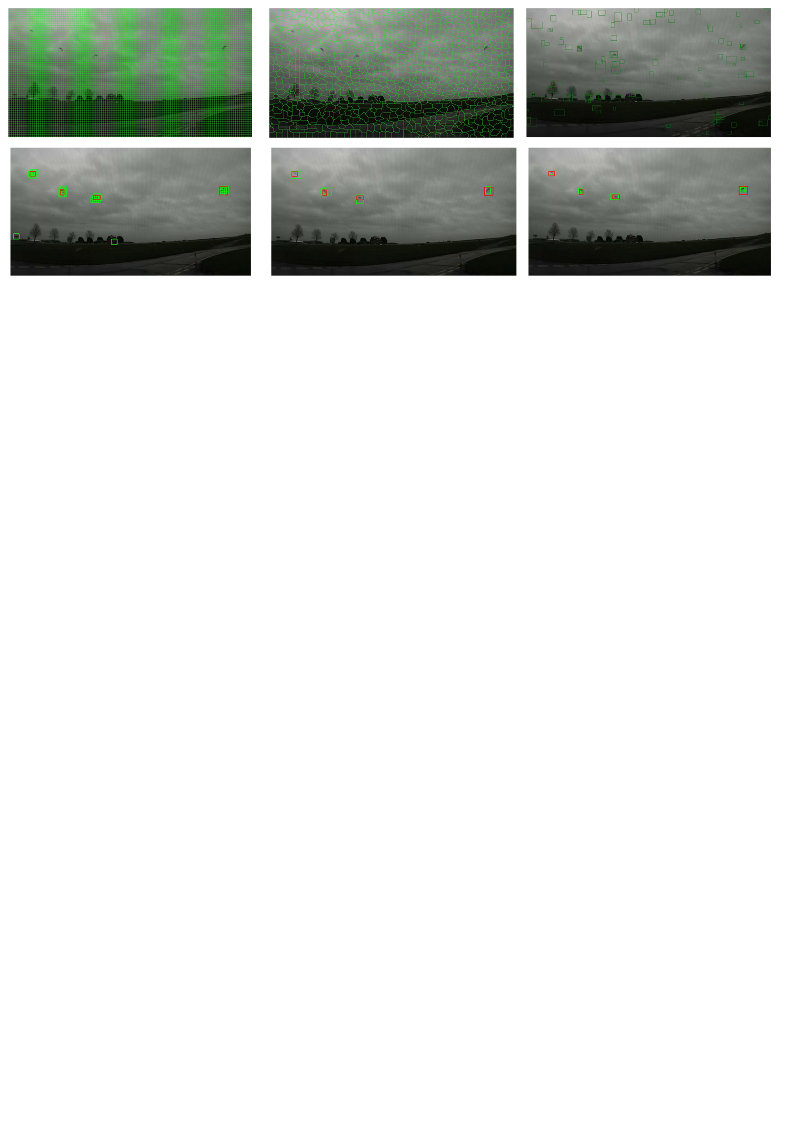
#> input picture images/example-all.png, 794 x 1123 px
$ python -i raindrop_detection_super_pixel.py   (imports and definitions only)
#> lines starting #> are read from the running program, lines starting #| are printed output that depends on the picture
#> further down, picture is the input picture: shape (1123, 794, 3); mean B, G, R 219.3, 222.7, 219.7
################################################################################

# Example : Detect raindrops within an image by using super pixel algorithm
# and classify the ROI by using AlexNet CNN.

# Copyright (c) 2017/18 - Tiancheng Guo / Toby Breckon, Durham University, UK

# License : https://github.com/GTC7788/raindropDetection/blob/master/LICENSE

################################################################################

# The green rectangles represents the detected raindrops.
# the red rectangles represents the ground truth raindrops in that image.

# This script takes 1 argument indicating the image to process.
# e.g.
# > python raindrop_detection_super_pixel.py 3
# will process image 3 in the raindrop_detection_images folder and use
# the associated ground truth xml file  in ground_truth_labels folder
# for image 3 as well.

# This program will output 2 images in the current folder, one is the
# detection result, one is the super pixel segmentation result.
################################################################################

from __future__ import division, print_function, absolute_import
import numpy as np
import tflearn
import cv2
import os
import time
import math
import xml.etree.ElementTree as ET
from math import sqrt
from PIL import Image
from tflearn.layers.core import input_data, dropout, fully_connected
from tflearn.layers.conv import conv_2d, max_pool_2d
from tflearn.layers.normalization import local_response_normalization
from tflearn.layers.estimator import regression
from tflearn.data_utils import build_image_dataset_from_dir
import argparse


################################################################################

# Use a command line parser to read command line argument
# The integer number represents the number of the image to process
parser = argparse.ArgumentParser()
# [3 lines not run here, left out]

# [1 line that did not run here, left out]

# Manually set the number of image to process.
# number = 1


################################################################################

# Image path
# [1 line that did not run here, left out]

# Path to output the result image after raindrop detection
# [1 line that did not run here, left out]

# Path to the xml file that contains the ground truth data
# [1 line that did not run here, left out]

# Path of the trained model for AlexNet
model_path = 'Model/alexRainApr06.tfl'

# Turn on ground truth detections on image
ground_truth = True


################################################################################

"""
Convert the PIL Image object into array.
Args:
	pil_image: PIL image object
Returns:
	result: an array ready for the CNN to predict
"""
# [6 lines left out: function img_to_array, not called in this run]

################################################################################

"""
Set up the structure of AlexNet-30^2 CNN by using TFLearn.
Returns:
	network: a CNN which follows the structure of AlexNet.
"""
def create_basic_alexnet():

	# Building network as per architecture in [Guo/Breckon, 2018]

	network = input_data(shape=[None, 30, 30, 3])
	network = conv_2d(network, 64, 11, strides=4, activation='relu')
	network = max_pool_2d(network, 3, strides=2)
	network = local_response_normalization(network)
	network = conv_2d(network, 128, 5, activation='relu')
	network = max_pool_2d(network, 3, strides=2)
	network = local_response_normalization(network)
	network = conv_2d(network, 256, 3, activation='relu')
	network = conv_2d(network, 256, 3, activation='relu')
	network = conv_2d(network, 128, 3, activation='relu')
	network = max_pool_2d(network, 3, strides=2)
	network = local_response_normalization(network)
	network = fully_connected(network, 4096, activation='tanh')
	network = dropout(network, 0.5)
	network = fully_connected(network, 4096, activation='tanh')
	network = dropout(network, 0.5)
	network = fully_connected(network, 2, activation='softmax')
	network = regression(network, optimizer='momentum',
	                     loss='categorical_crossentropy',
	                     learning_rate=0.001)
	return network


################################################################################

"""
Calculates all the windows that will slide through an image.

Args:
	image: the image to apply sliding window.
	stepSize: step size (in pixel) between each window.
	windowSize: size of each window.
Return:
	All of the sliding windows for an image, each element represents
	the coordinates of top left corner of the window and its size.
"""
# [6 lines left out: function sliding_window, not called in this run]

################################################################################

"""
This method uses the openCV built in function to perform the super pixel algorithm
to an image. When the image is segmented into small pieces, stretch each irregular
shape into 30 x 30 rectangles.

Those rectangles will be region of interests and will be classified by the AlexNet.

Args:
	image: the image to process
Return:
	list of detected raindrop coordinates
"""
def super_pixel(image):

	rectangle_result = []

	seeds = None
	display_mode = 0

	# ******** Super pixel parameters **********
	num_superpixels = 1000
	prior = 5
	num_levels = 1
	num_iterations = 5
	num_histogram_bins = 5
	# ******************************************

	converted_img = cv2.cvtColor(image, cv2.COLOR_BGR2HSV)
#> converted_img: shape (1123, 794, 3); mean H, S, V 11.2, 10.8, 222.8
	height,width,channels = converted_img.shape
#> height = 1123; width = 794; channels = 3

	# Use the built in function to perform super pixel algorithm on the image
	seeds = cv2.ximgproc.createSuperpixelSEEDS(width, height, channels,
	    num_superpixels, num_levels, prior, num_histogram_bins)

	seeds.iterate(converted_img, num_iterations)
	color_img = np.zeros((height,width,3), np.uint8)
	color_img[:] = (0, 0, 255)
	number_of_super = seeds.getNumberOfSuperpixels()
#> number_of_super = 840

	labels = seeds.getLabels()
	mask = seeds.getLabelContourMask(False)
	mask_inv = cv2.bitwise_not(mask)
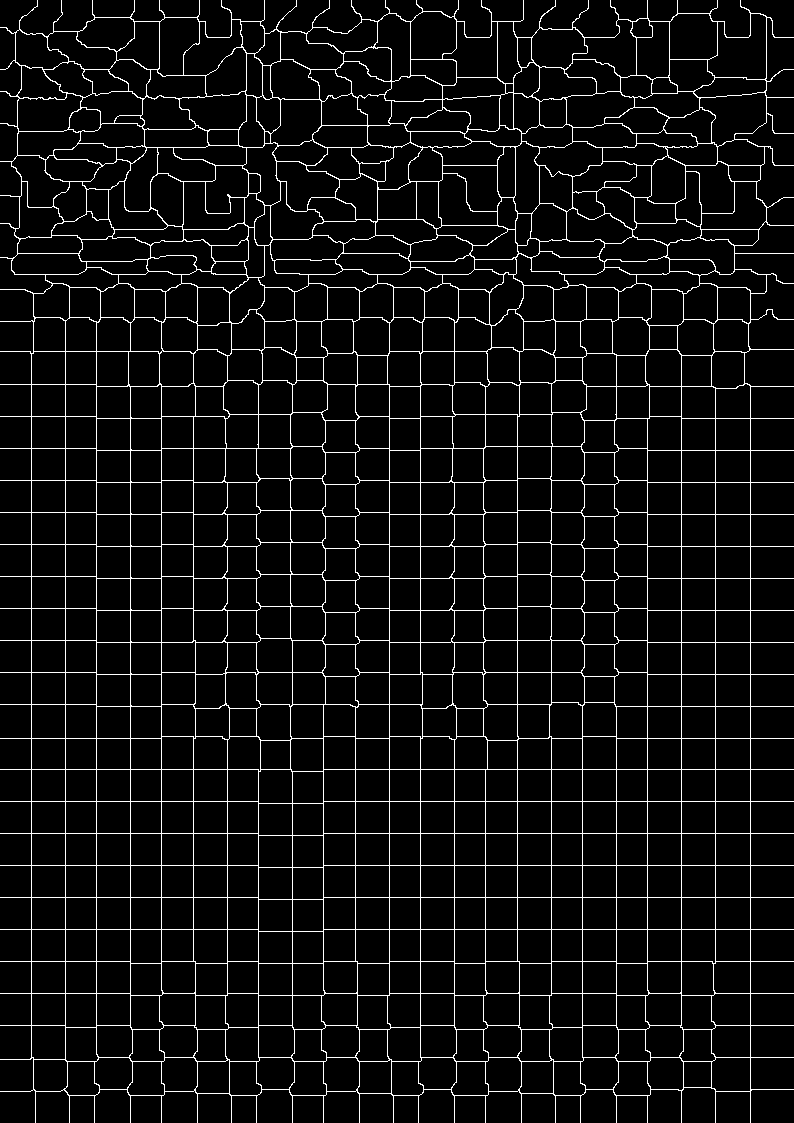
#> mask: shape (1123, 794); 6.2% white in thin lines or dots
	result_bg = cv2.bitwise_and(image, image, mask=mask_inv)
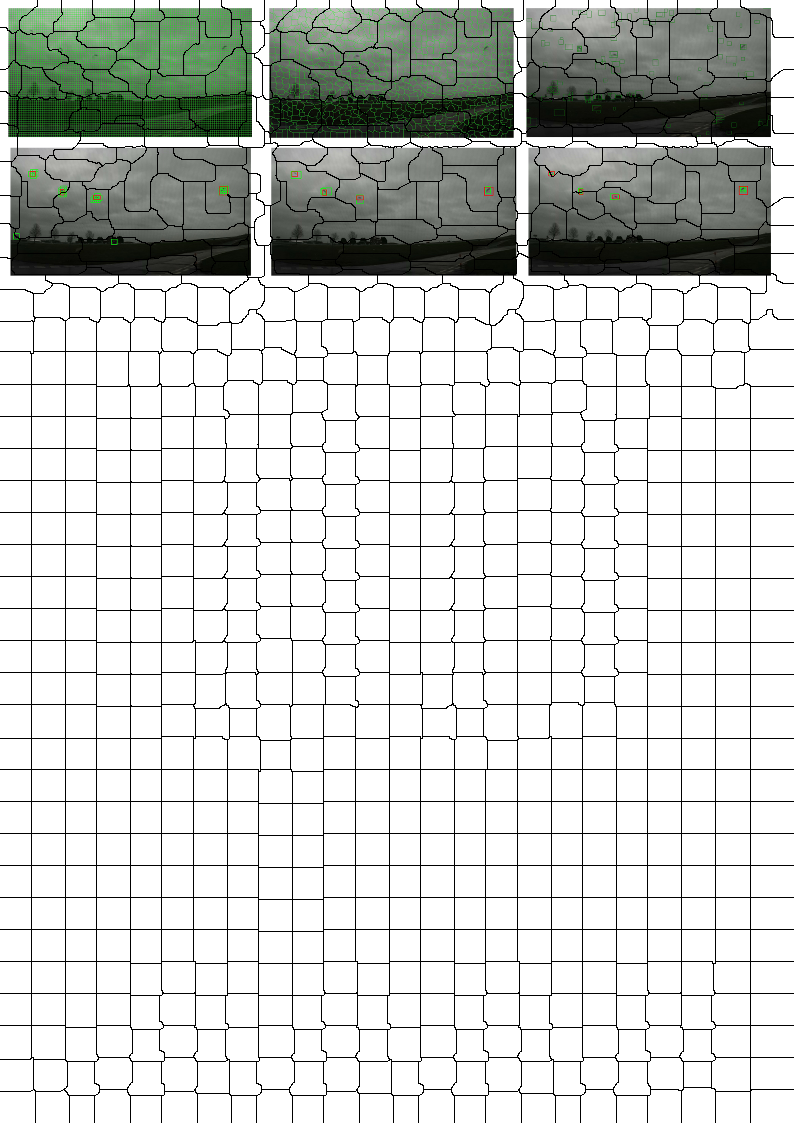
#> result_bg: shape (1123, 794, 3); mean B, G, R 206, 209.2, 206.4
	result_fg = cv2.bitwise_and(color_img, color_img, mask=mask)
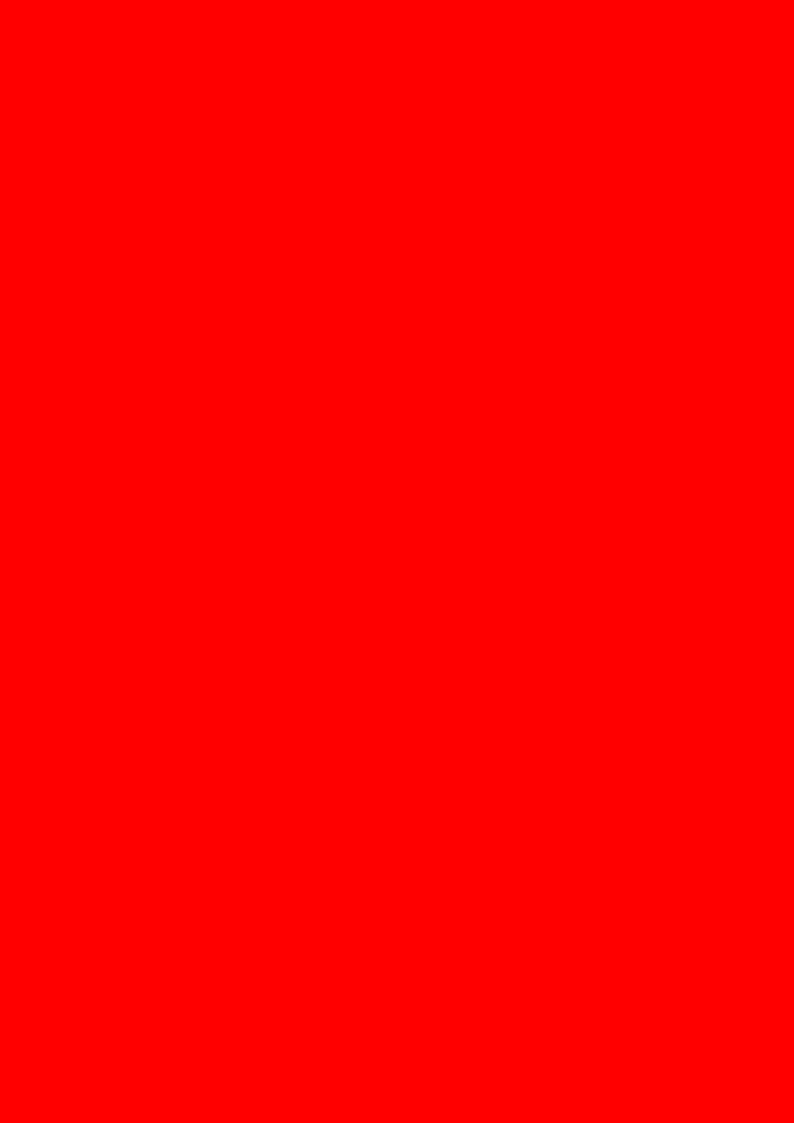
#> color_img: shape (1123, 794, 3); mean of channels 0, 1, 2 0, 0, 255; drawn as B, G, R
	result = cv2.add(result_bg, result_fg)
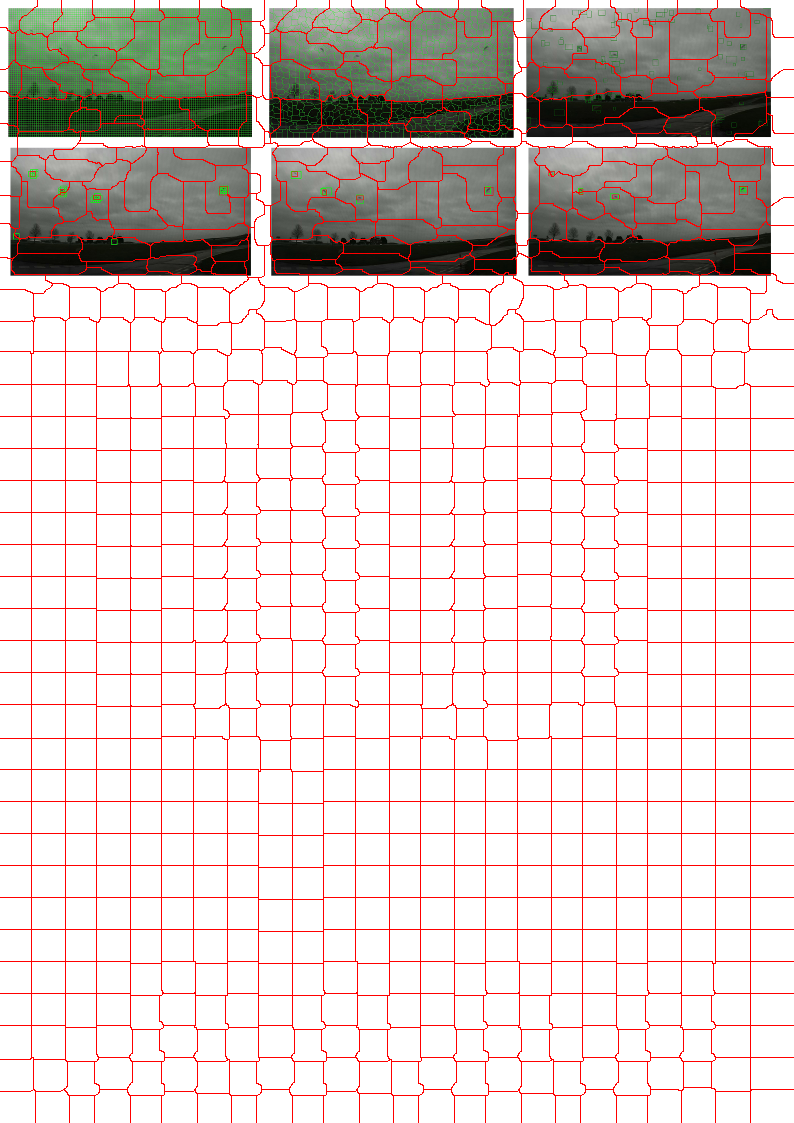
#> result: shape (1123, 794, 3); mean B, G, R 206, 209.2, 222.2
#> (the run stopped early here; a loop or call above may not have finished)
